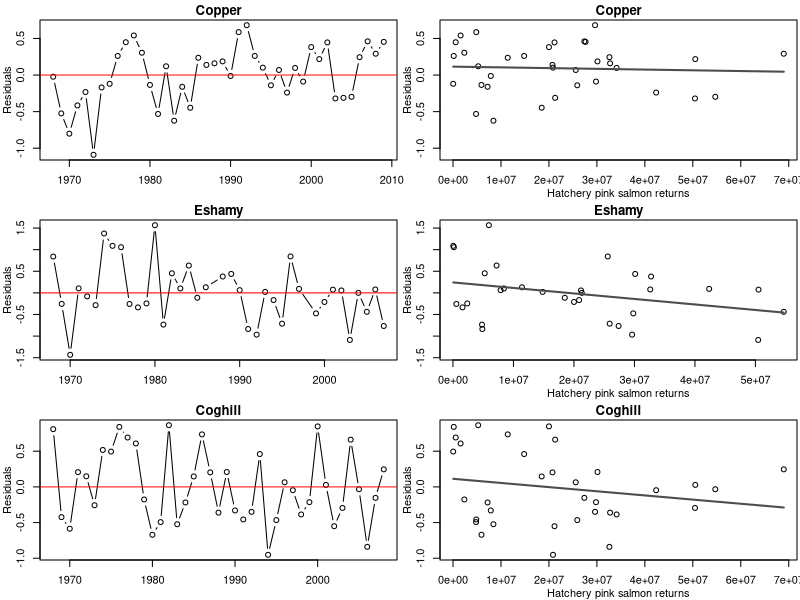

This chart was generated by the following R code:

# sockeye - pink figure for appendix
coghill = readxl::read_excel("data/salmon data/data for analysis/Coghill_Wild_Sockeye_final.xlsx")
coghill = as.data.frame(coghill)[,names(coghill)%in%c("BroodYear","Escapement","RecPerSpawn","ad.hatchPinkRun.lag2")]
coghill$logRS = log(coghill$RecPerSpawn)

copper = readxl::read_excel("data/salmon data/data for analysis/Copper_Wild_Sockeye_final.xlsx")
copper = as.data.frame(copper)[,names(copper)%in%c("BroodYear","Escapement","RecPerSpawn","ad.hatchPinkRun.lag2")]
copper$logRS = log(copper$RecPerSpawn)

eshamy = readxl::read_excel("data/salmon data/data for analysis/Eshamy_Wild_Sockeye_final.xlsx")
eshamy = as.data.frame(eshamy)[,names(eshamy)%in%c("BroodYear","Escapement","RecPerSpawn","ad.hatchPinkRun.lag2")]
eshamy$logRS = log(as.numeric(eshamy$RecPerSpawn))
eshamy$Escapement = as.numeric(eshamy$Escapement)

copper.mod = lm(logRS ~ Escapement, data = copper[which(!is.na(copper$logRS)),])
eshamy.mod = lm(logRS ~ Escapement, data = eshamy[which(!is.na(eshamy$logRS)),])
coghill.mod = lm(logRS ~ Escapement, data = coghill[which(!is.na(coghill$logRS)),])

pdf("Sockeye_pink_RS.pdf")
par(mfrow = c(3,2), mai = c(0.4,0.4,0.2,0.03), mgp=c(2,1,0))
plot(copper$BroodYear[which(!is.na(copper$logRS))], residuals(copper.mod), main="Copper", xlab="",ylab="Residuals",type="b")
abline(c(0,0),col="red")
plot(copper$ad.hatchPinkRun.lag2[which(!is.na(copper$logRS))], residuals(copper.mod), main="Copper", xlab="Hatchery pink salmon returns",ylab="Residuals")
lm2 = lm(residuals(copper.mod) ~ copper$ad.hatchPinkRun.lag2[which(!is.na(copper$logRS))])
sorted = sort(copper$ad.hatchPinkRun.lag2[which(!is.na(copper$logRS))], index.return=T)
lines(sorted$x, lm2$fitted.values[sorted$ix], lwd=2,col="grey30")

plot(eshamy$BroodYear[which(!is.na(eshamy$logRS))], residuals(eshamy.mod), main="Eshamy", xlab="",ylab="Residuals",type="b")
abline(c(0,0),col="red")
plot(eshamy$ad.hatchPinkRun.lag2[which(!is.na(eshamy$logRS))], residuals(eshamy.mod), main="Eshamy",xlab="Hatchery pink salmon returns",ylab="Residuals")
lm2 = lm(residuals(eshamy.mod) ~ eshamy$ad.hatchPinkRun.lag2[which(!is.na(eshamy$logRS))])
sorted = sort(eshamy$ad.hatchPinkRun.lag2[which(!is.na(eshamy$logRS))], index.return=T)
lines(sorted$x, lm2$fitted.values[sorted$ix], lwd=2,col="grey30")

plot(coghill$BroodYear[which(!is.na(coghill$logRS))], residuals(coghill.mod), main="Coghill", xlab="",ylab="Residuals",type="b")
abline(c(0,0),col="red")
plot(coghill$ad.hatchPinkRun.lag2[which(!is.na(coghill$logRS))], residuals(coghill.mod), main="Coghill", xlab="Hatchery pink salmon returns",ylab="Residuals")
lm2 = lm(residuals(coghill.mod) ~ coghill$ad.hatchPinkRun.lag2[which(!is.na(coghill$logRS))])
sorted = sort(coghill$ad.hatchPinkRun.lag2[which(!is.na(coghill$logRS))], index.return=T)
lines(sorted$x, lm2$fitted.values[sorted$ix], lwd=2,col="grey30")

dev.off()
